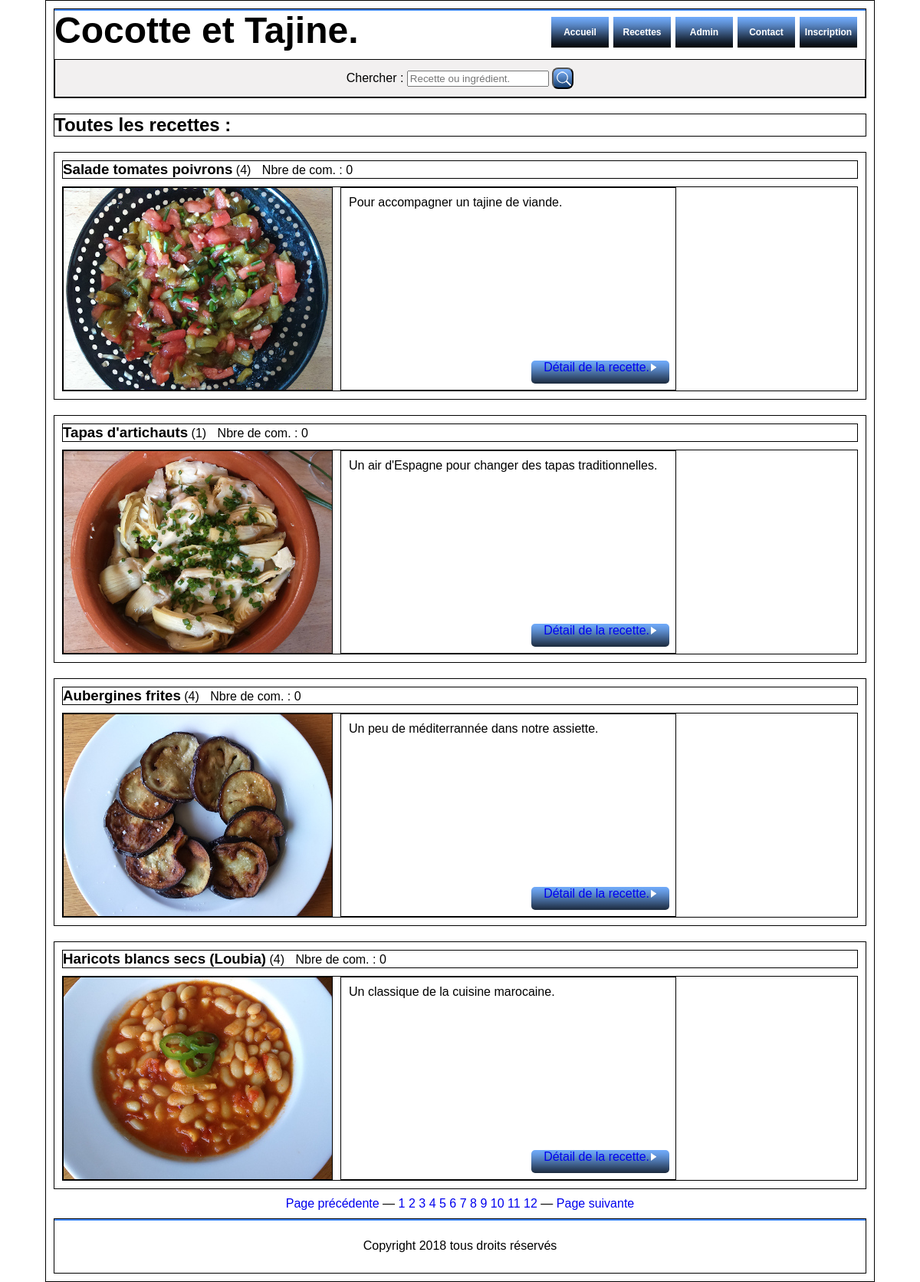
Page /toutes_les_recettes.php?page=4 on the committed database.
### tables this page shows
CREATE TABLE IF NOT EXISTS `recettes` (
  `id_recette` int NOT NULL AUTO_INCREMENT,
  `date_creation` timestamp NULL DEFAULT CURRENT_TIMESTAMP,
  `plat` varchar(255) DEFAULT NULL,
  `recette` varchar(255) DEFAULT NULL,
  `mots_cles` varchar(255) NOT NULL,
  `origine_id` varchar(255) DEFAULT NULL,
  `regOrigId` int NOT NULL,
  `presentation` text,
  `nbr_pers` int DEFAULT NULL,
  `difficulte` varchar(20) NOT NULL,
  `ingrediens` text,
  `epices` text,
  `tps_prep` time DEFAULT NULL,
  `tps_cuis` time DEFAULT NULL,
  `preparation` text,
  `cuisson` text,
  `suggestion` text,
  `nom_img_min` varchar(255) NOT NULL,
  `nom_img` varchar(255) NOT NULL,
  `alt_img` varchar(255) NOT NULL,
  `nom_img_grd` varchar(255) NOT NULL,
  PRIMARY KEY (`id_recette`)
);

### toutes_les_recettes_req.php (the view, shortened to what this page needs)
<h2 class="titre_principal_ttes_recet">Toutes les recettes :</h2>
<?php
	include ("connexion.php");
	$page = (!empty($_GET['page']) ? $_GET['page'] : 1);
	$limite = 4;
	$debut = ($page - 1) * $limite;
	$query = 'SELECT SQL_CALC_FOUND_ROWS R.id_recette, R.recette, R.presentation, R.regOrigId, O.origine_id,
						C.id_recet_com,R.nom_img, R.alt_img,
						COUNT(C.id_recet_com) as total_com
				FROM recettes R
				LEFT JOIN origines O
					ON R.regOrigId = O.origine_id
				LEFT JOIN commentaires C
					ON R.id_recette = C.id_recet_com
				WHERE R.regOrigId BETWEEN 0 AND 10000
				GROUP BY id_recette
				ORDER BY id_recette DESC
				LIMIT :limite OFFSET :debut';
	$query = $bdd->prepare($query);
	$query->bindValue(
		'limite',
	  $limite,
	  PDO::PARAM_INT
	);
	$query->bindValue(
		'debut',
	  $debut,
	  PDO::PARAM_INT
	);
	$query->execute();
	$resultFoundRows = $bdd->query('SELECT found_rows()');
	$nombredElementsTotal = $resultFoundRows->fetchColumn();
	while ($element = $query->fetch()) {
	   echo ('
	   		<div class="zone_tte_recet">
		   		<div class="nom_et_origine">
		   			<h3 class="elem_nom_recet">'.htmlspecialchars($element['recette']).'</h3> ('.htmlspecialchars($element['origine_id']).')
		   			<p class="nbre_com_ttes_recet">Nbre de com. : '.htmlspecialchars($element['total_com']).'</p>
		   		</div>
		   		<div class="img_et_pres">
		   			<img src="images/'.htmlspecialchars($element['nom_img']).'" class="img_tte_recet" alt="'.htmlspecialchars($element['alt_img']).'" /><div class="present_et_bout">
			   			<p class="present_ttes_recet">'.nl2br (htmlspecialchars($element['presentation'])).'</p>
			   			<div class="zone_bout_det_ttes_recet">
							<p class="bouton_detail_ttes_recet"><a href="recette_a_la_une_detail.php?recetALaUne='.$element['id_recette']. '" class="bouton_detail_ttes_recet">Détail de la recette.<img id="bouton_detail_ttes_recet" src="images/flecheblanchedroite.png" alt="flecheblanchedroite" /></a></p>
						</div>
					</div>
		   		</div>
			</div>');
	}
	$nombreDePages = ceil($nombredElementsTotal / $limite);
	?>
	<div id="num_pages">
		<p class="page_ttes_recet"><?php
		if ($page > 1):
			?><a href="?page=<?php echo $page - 1; ?>">Page précédente</a> — <?php
		endif;
		for ($i = 1; $i <= $nombreDePages; $i++):
			?><a href="?page=<?php echo $i; ?>"><?php echo $i; ?></a> <?php
		endfor;
		if ($page < $nombreDePages):
			?>— <a href="?page=<?php echo $page + 1; ?>">Page suivante</a><?php
		endif;
		?>
		</p>
	</div>

### css/style_800.css (style rules this page uses)
body { width: 90%; min-width: 840px; margin: auto; font-family: Arial, 'Trebuchet MS', sans-serif; border: 1px solid black; }
h2 { margin: 0px 0px 0px 10px; }
h3 { margin: 0px 0px 0px 0px; }
a { text-decoration: none; }
.elem_nom_recet { display: inline-block; margin: 0px 0px 0px 0px; }

### css/style_recet_toutes800.css (style rules this page uses)
.titre_principal_ttes_recet { min-width: 800px; margin: 0px auto 0px; border: 1px solid black; }
.zone_tte_recet { min-width: 800px; margin: 20px auto 10px; padding: 10px 10px 10px 10px; border: 1px solid black; }
.nom_et_origine { margin: 0px auto 0px; border: 1px solid black; }
.nbre_com_ttes_recet { display: inline; margin: 0px 0px 0px 10px; font-size: 1em; color: black; }
.img_et_pres { min-width: 800px; height: 265px; position: relative; margin: 10px auto 0px; border: 1px solid black; }
.img_tte_recet { width: 350px; height: 263px; display: inline-block; margin: 0px 10px 0px 0px; border: 1px solid black; z-index: 1; }
.present_et_bout { width: 436px; height: 263px; display: inline-block; position: absolute; bottom: 0px; margin: 0px auto 0px; padding: 0px 0px 0px 0px; border: 1px solid black; }
.present_ttes_recet { display: inline-block; margin: 0px auto 0px; padding: 10px 10px 10px 10px; }
.zone_bout_det_ttes_recet { position: absolute; bottom: 8px; right: 8px; margin: 10px 0px 0px 0px; }
.bouton_detail_ttes_recet { height: 30px; margin: 0px 0px 0px 0px; padding: 0px 8px 0px 8px; text-decoration: none; border-radius: 5px; background: url('../images/fond_degradebleu.png') repeat-x; }
#num_pages { text-align: center; }
.page_ttes_recet { margin: 0px auto 0px; }

### css/style_recet_pays800.css (style rules this page uses)
#num_pages { text-align: center; }

### rows in the picture
recettes: recette "Salade tomates poivrons", origine_id "4", total_com "0", nom_img (picture), presentation "Pour accompagner un tajine de viande."
recettes: recette "Tapas d'artichauts", origine_id "1", total_com "0", nom_img (picture), presentation "Un air d'Espagne pour changer des tapas traditionnelles."
recettes: recette "Aubergines frites", origine_id "4", total_com "0", nom_img (picture), presentation "Un peu de méditerrannée dans notre assiette."
recettes: recette "Haricots blancs secs (Loubia)", origine_id "4", total_com "0", nom_img (picture), presentation "Un classique de la cuisine marocaine."
